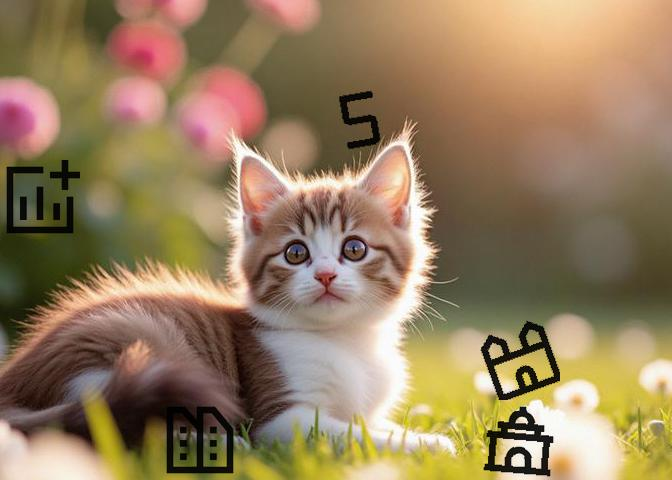
#> input picture captcha_samples/2026-08/2026-08-07/100/coc_ty/a00_retry/captcha.jpg, 672 x 480 px
$ python -i _cv_utils.py   (imports and definitions only)
#> lines starting #> are read from the running program, lines starting #| are printed output that depends on the picture; after the words box and inside, x2 and y2 are one past the last pixel; in counts of white or black regions, pixels touching at a corner belong together
#> further down, picture is the input picture: shape (480, 672, 3); mean B, G, R 95.3, 127.6, 151
"""共享 CV 图像处理工具函数。

全部为纯函数，无状态，不依赖项目其他模块。
供 _glyph / _scoring / _search / _tencent / _twocaptcha 等模块复用。
"""

import logging
import math
import re

logger = logging.getLogger(__name__)


# ==========================================
# 几何 / 字符串 工具
# ==========================================

def distance(point_a, point_b):
    """两点之间的欧几里得距离。"""
    return math.dist(point_a, point_b)


# [18 lines left out: functions make_safe_name, normalize_ocr_char, not called in this run]


# ==========================================
# 前景提取 / 形状分析
# ==========================================

def measure_foreground_shape(image):
    """分析图像前景的形状指标（bbox、孔洞、暗像素比、边缘比、标准差等）。

    :return: dict 包含 has_foreground, bbox, bbox_area, holes,
             dark_ratio, edge_ratio, std
    """
    import cv2
    import numpy as np

    if image is None:
        return {
            "has_foreground": False, "bbox": (0, 0), "bbox_area": 0,
            "holes": 0, "dark_ratio": 0.0, "edge_ratio": 0.0, "std": 0.0,
        }

    if len(image.shape) == 3:
        gray = cv2.cvtColor(image, cv2.COLOR_BGR2GRAY)
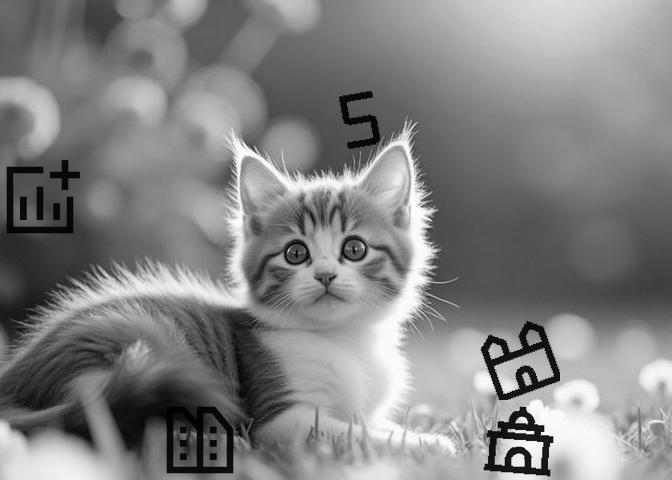
#> gray: shape (480, 672); min 0, max 255, mean 130.9
    else:
        gray = image.copy()

    blurred = cv2.GaussianBlur(gray, (3, 3), 0)
    _, binary = cv2.threshold(
        blurred, 0, 255, cv2.THRESH_BINARY_INV + cv2.THRESH_OTSU,
    )
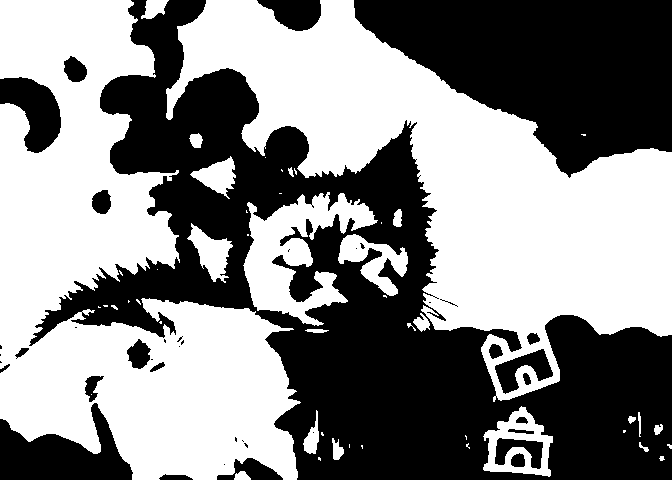
#> binary: shape (480, 672); 53% white; 41 black regions (18 under 20 px)
    coords = cv2.findNonZero(binary)
#> coords = contour of 170893 points, box (x1, y1, x2, y2) (0, 0, 672, 480), area 68133
    if coords is None:
        return {
            "has_foreground": False, "bbox": (0, 0), "bbox_area": 0,
            "holes": 0,
            "dark_ratio": float((gray < 180).sum() / gray.size) if gray.size else 0.0,
            "edge_ratio": 0.0,
            "std": float(gray.std()) if gray.size else 0.0,
        }

    x, y, w, h = cv2.boundingRect(coords)
#> x = 0; y = 0; w = 672; h = 480
    bbox_area = w * h
#> bbox_area = 322560
    contours, hierarchy = cv2.findContours(binary, cv2.RETR_CCOMP, cv2.CHAIN_APPROX_SIMPLE)
#> contours = 94 contours, 59 with area under 20; largest, box (x1, y1, x2, y2) and area: (166, 0, 672, 402) 78176, (0, 0, 301, 480) 77239, (243, 192, 378, 326) 7464, (483, 406, 553, 477) 3186, (338, 234, 408, 296) 1761
    holes = 0
    if hierarchy is not None:
        for contour_hierarchy in hierarchy[0]:
            if contour_hierarchy[3] != -1:
                holes += 1
#> this loop made 94 passes
#> contour_hierarchy on passes 1 to 12: [1, -1, -1, -1], [2, 0, -1, -1], [3, 1, -1, -1], [4, 2, -1, -1], [5, 3, -1, -1], [6, 4, -1, -1], [7, 5, -1, -1], [8, 6, -1, -1], [9, 7, -1, -1], [10, 8, -1, -1], [11, 9, -1, -1], [12, 10, -1, -1]
#> after the loop, holes = 46

    edges = cv2.Canny(gray, 50, 150)
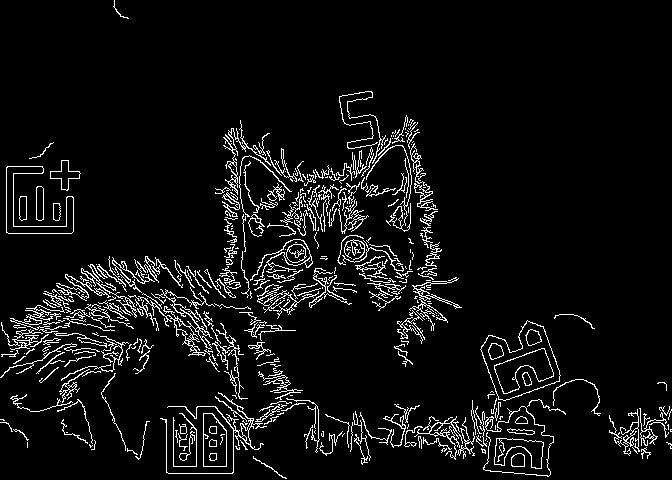
#> edges: shape (480, 672); 6.3% white in thin lines or dots
    return {
        "has_foreground": True,
        "bbox": (w, h),
        "bbox_area": bbox_area,
        "holes": holes,
        "dark_ratio": float((gray < 180).sum() / gray.size) if gray.size else 0.0,
        "edge_ratio": float((edges > 0).sum() / edges.size) if edges.size else 0.0,
        "std": float(gray.std()) if gray.size else 0.0,
    }


# [204 lines left out: functions is_meaningful_candidate_crop, extract_binary_mask, extract_dark_foreground_mask, compute_binary_shape_score_images, compute_binary_shape_score, compute_glyph_structure_factor, not called in this run]

>>> import cv2
>>> picture = cv2.imread('../../captcha_samples/2026-08/2026-08-07/100/coc_ty/a00_retry/captcha.jpg')
>>> result = measure_foreground_shape(picture)
#> result = {'has_foreground': True, 'bbox': (672, 480), 'bbox_area': 322560, 'holes': 46, 'dark_ratio': 0.8, 'edge_ratio': 0.063, 'std': 53.87}
